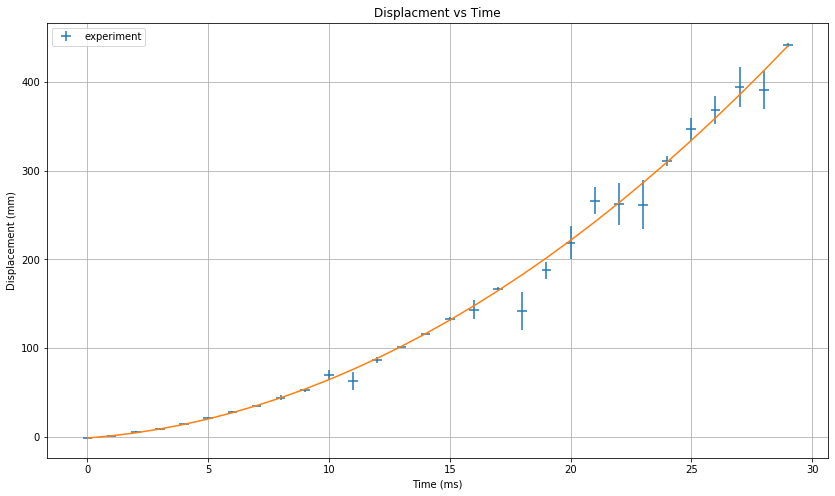

Write Python code to recreate this figure.
# -*- coding: utf-8 -*-
"""
Created on Sat Mar 9, 2019
@author: Hezy Amiel
fit_function_to_data_with_y_error_bars.py
this script optimizes the free parametrs of a pre-defined function
to a given y vs x data with y error bars
"""


import numpy as np
import pandas as pd
import matplotlib.pyplot as plt
from scipy.optimize import curve_fit
from scipy.stats import chi2
from decimal import Decimal


def poly2(x, a0, a1, a2):
    '''
    a polynumial function of x
    a0, a1, a2 are the coefficients
    '''
    return a0 + a1*x + a2 * x**2

def func_0(x, a0, a1, a2):
    return 0*x


def fab_data(x_min, x_max, x_step, rand_size):
    '''
    fabricate data with function + random noise
    use in case there's no csv file ready
    ''' 
    data = pd.DataFrame()
    data['x'] = np.arange(x_min, x_max, x_step)
    size = data.x.size
    data['dx'] = np.full((size), 0.2)
    a = 3 * np.random.randn(3)
    print('a = ' + str(a))
    data['dy'] = np.abs(0.05 * func(data.x, *a) * np.random.randn(size))
    data['y'] = func(data.x, *a) + rand_size * data.dy * np.random.randn(size )
    return data


def fit_it (func, data):
    '''
    fit data with function
    input: func, data
    returns a tuple: [optimal parameters, estimated parameters errors]    
    '''
    popt, pcov = curve_fit(func, data.x, data.y, p0=None, sigma=data.dy)
    perr = np.sqrt(np.diag(pcov))
    chi_square = np.sum(((data.y - func(data.x, *popt))/data.dy)**2)
    degrees_freedom = data.y.size - popt.size
    chi_square_red = chi_square/degrees_freedom
    p_value = chi2.sf(chi_square, degrees_freedom)
    return popt, perr, chi_square, degrees_freedom, chi_square_red, p_value


def plot_it(data, func, fit_param, titles):
    '''
    input: data (Pandas DataFarme)
    output: a plot of the experimental results with the best fit 
    '''
    fig, ax = plt.subplots(figsize=(14, 8))
    plt.errorbar(data.x, data.y, xerr=data.dx, yerr=data.dy,
                 fmt='none', label='experiment')
    plt.plot(data.x,func(data.x, *fit_param[0])) #, label='fit: a0=%5.3f, a1=%5.3f, a2=%5.3f' % tuple(fit_param[0]))
    # arange figure
    ax.grid(True)
    ax.legend(loc='best')
    ax.set_title(titles[0])
    ax.set_xlabel(titles[1])
    ax.set_ylabel(titles[2])
    return plt.show()


def round_to_error(x, Dx):
    '''
    This function rounds Dx to 2 significant digits, and rounds x to the same
    precision, and returns a string
    '''
    Dx_str = str('%s' % float('%.2g' % Dx))
    x_str = str(Decimal(str(x)).quantize(Decimal(Dx_str)))
    return x_str + ' ± ' + Dx_str


def print_fit_results(data, fit_param):
    '''
    printing the fit parameters with their error estimates
    input: fit_param = [optimal parameters of fit, parameter estimated errors]
    returns:
    '''
    print(data)
    for i in range(0,3):
        a = fit_param[0][i]
        Da =  fit_param[1][i]
        print (f'a{i} = ' + round_to_error(a, Da)) 
    print('χ^2 = ' + round_to_error(fit_param[2], np.sqrt(2*fit_param[3])))
    print('degrees of freedom = ' + str(fit_param[3]))
    print('χ^2_red = ' + round_to_error(fit_param[4], np.sqrt(2/fit_param[3])))
    print('p-value = ' + str(fit_param[5])) 

    
def calc_residuals(func, data, fit_param):
    residuals = data.copy()
    residuals.y = data.y - func(data.x, *fit_param)
    return residuals
    
    
# START HERE
    
''' read data from csv file / fabricate new data '''
DATA = pd.read_csv('sample02.csv') #, skiprows=0, header=0, sep=',')
# DATA = fab_data(0, 30, 1, 1)

# fit it
FIT_PARAM = fit_it(poly2, DATA)

# plot it
TITLES1 = 'Displacment vs Time', 'Time (ms)', 'Displacement (mm)' 
plot_it(DATA, poly2, FIT_PARAM, TITLES1)

TITLES2 = 'Displacment residuals vs Time', 'Time (ms)', 'y_{obs} - y_{fit} (mm)'
RESIDUALS = calc_residuals(poly2, DATA, FIT_PARAM[0])
plot_it(RESIDUALS, func_0, FIT_PARAM, TITLES2) 

# print fit results
print_fit_results(DATA, FIT_PARAM)
